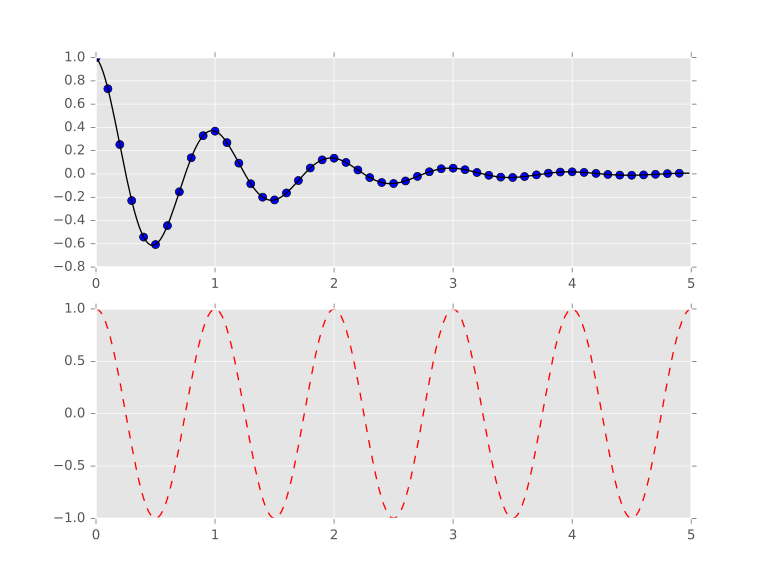

This figure's Python source:
import numpy as np
from utatane import command


def f(t):
    return np.exp(-t) * np.cos(2 * np.pi * t)


with command() as plt:
    t1 = np.arange(0.0, 5.0, 0.1)
    t2 = np.arange(0.0, 5.0, 0.02)

    plt.figure(1)
    plt.subplot(211)
    plt.plot(t1, f(t1), 'bo', t2, f(t2), 'k')

    plt.subplot(212)
    plt.plot(t2, np.cos(2 * np.pi * t2), 'r--')
